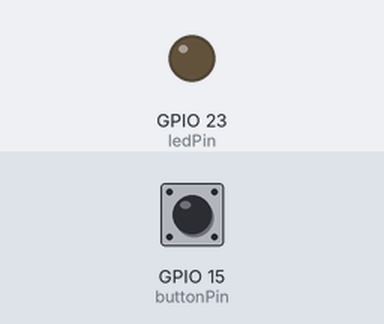
Bench run of a sketch on a simulated ESP32. Shown: output pins drawn as LEDs (lit = HIGH). The test bench sets the inputs (shaded band); at power-on: GPIO 15 (buttonPin) HIGH.

Above: at 1.2 s.
1.3 s: GPIO 15 (buttonPin) pulled LOW for 0.15 s
At 1.7 s:
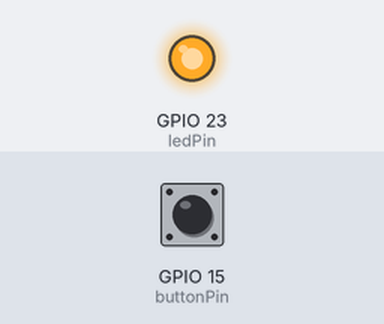
2.9 s: GPIO 15 (buttonPin) pulled LOW for 1 s
At 4.2 s:
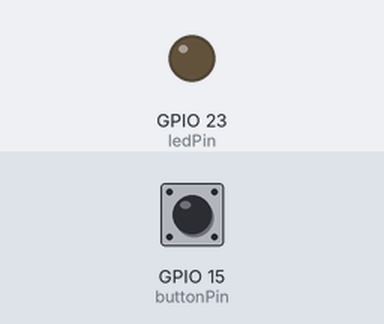
5.4 s: GPIO 15 (buttonPin) pulled LOW for 3.2 s
At 6.1 s:
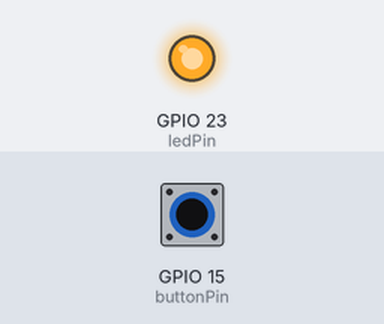
Timing chart, 0 to 8.4 s (numbered marks = the images above; inputs shaded):
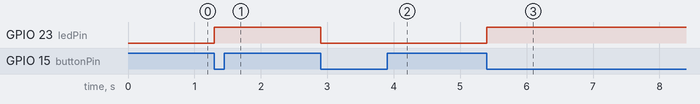

The sketch:

led_button_esp32v2.ino
```cpp
const int ledPin = 23;
const int buttonPin = 15;

bool ledState = false;
bool lastButtonState = HIGH;

void setup() {
  pinMode(ledPin, OUTPUT);
  pinMode(buttonPin, INPUT_PULLUP);  // Use internal pull-up resistor
  digitalWrite(ledPin, ledState);
}

void loop() {
  bool currentButtonState = digitalRead(buttonPin);

  // Detect falling edge (button press)
  if (lastButtonState == HIGH && currentButtonState == LOW) {
    ledState = !ledState;               // Toggle LED state
    digitalWrite(ledPin, ledState);
  }

  lastButtonState = currentButtonState;
  delay(50);  // Debounce delay
}
```

Measured:
- after the input at 1.3 s, GPIO 23 (ledPin): LOW → HIGH at once
- after the input at 2.9 s, GPIO 23 (ledPin): HIGH → LOW at once
- after the input at 5.4 s, GPIO 23 (ledPin): LOW → HIGH at once
